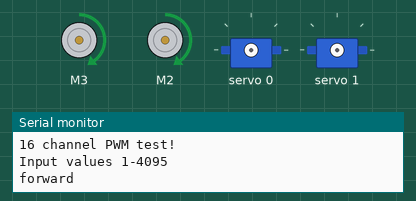
Recording of a sketch running on a simulated Arduino Uno, built with avr-gcc and run on an emulated ATmega328P. Parts: 2 × DC motor (green arrow = forward, orange = backward, longer = faster), 2 × servo, the last lines printed to the serial monitor.

Above: at 0.1 s.
At 1.1 s:
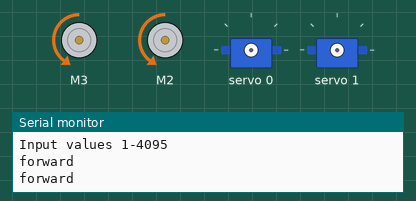
At 2.3 s:
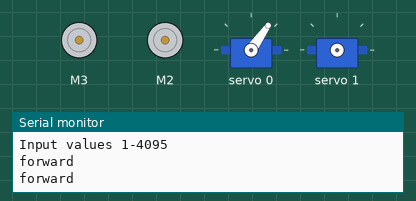
At 4.63 s:
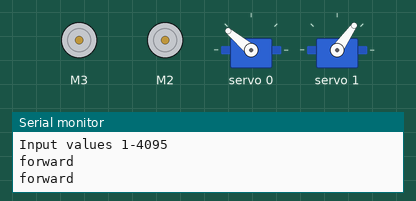
At 9.8 s:
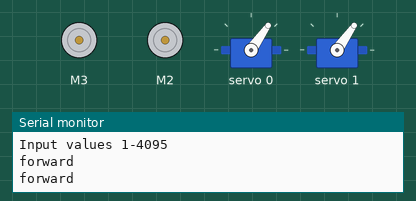
Timing chart, 0 to 11.3 s (numbered marks = the images above):
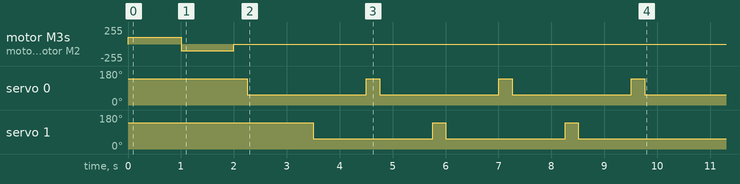

Measured:
- by itself, motor M3, motor M2: stopped → forward 100/255 at 0.00 s, → backward 100/255 1.0 s later, → stopped 1.0 s later
- by itself, servo 0: alternates 140° for 0.25 s and 55° for 2.3 s, 7 changes in all, then stays 55°
- by itself, servo 1: alternates 140° for 0.25 s and 55° for 2.3 s, 5 changes in all, then stays 55°

The sketch:

servoShieldAndWheels.ino
```cpp
#include <Wire.h>
#include <Adafruit_PWMServoDriver.h>
#include <Adafruit_MotorShield.h>

// called this way, it uses the default address 0x40
Adafruit_PWMServoDriver pwm = Adafruit_PWMServoDriver();
// you can also call it with a different address you want
//Adafruit_PWMServoDriver pwm = Adafruit_PWMServoDriver(0x41);

// Motor Shield
Adafruit_MotorShield AFMS = Adafruit_MotorShield(0x60); // our shield's address
Adafruit_DCMotor *rightMotor = AFMS.getMotor(2);
Adafruit_DCMotor *leftMotor = AFMS.getMotor(3);

String userInput = "";
String ordering = "010101011";

int calibrationPos = 90;    //Set to 90 when attaching the arm
int restingPos = 90 - 45;        //We shouldn't go below 60
int pressingPos = 90 + 45;      //We shouldn't go above 120

int restingValue = 725/180*restingPos + 275;
int pressingValue = 725/180*pressingPos + 275;
int calibratingValue = 725/180*calibrationPos + 275;

boolean running = true;

void setup() {
  Serial.begin(9600);
  Serial.println("16 channel PWM test!");
  Serial.println("Input values 1-4095");

  pwm.begin();
  pwm.setPWMFreq(100);

  // UNCOMMENT to put arm at middle position
//  pwm.setPWM(0,0,calibratingValue);
//  pwm.setPWM(1,0,calibratingValue);
//  delay(10000);

  // Motor setup
  AFMS.begin();

  leftMotor -> setSpeed(0);
  leftMotor -> run(FORWARD);
  leftMotor -> run(RELEASE);

  rightMotor -> setSpeed(0);
  rightMotor -> run(FORWARD);
  rightMotor -> run(RELEASE);
}

void loop() {
  long pwmValue = 1;

  if(running)
  {
    // Pushes buttons based on 'ordering' of servos
    leftMotor -> setSpeed(100);
    rightMotor -> setSpeed(100);
    moveWheels(1000, FORWARD);
    moveWheels(1000, BACKWARD);

    for (int i = 0; i < sizeof(ordering); i++){
      String charOfNum = ordering.substring(i, i+1);
      pressButton(charOfNum.toInt());
      delay(1000);
    }

    running = false;
  }
}


void moveWheels(int myDelayTime, int myDirection){
  // Turn the motors on
  leftMotor -> run(myDirection);
  rightMotor -> run(myDirection);

  Serial.println("forward");

  // Go for .... ms
  delay(myDelayTime);

  // Turn the motors off
  leftMotor -> run(RELEASE);
  rightMotor -> run(RELEASE);
}

void pressButton(int servoNumber){
  pwm.setPWM(servoNumber,0,pressingValue);
  delay(250);
  pwm.setPWM(servoNumber,0,restingValue);
}
```
